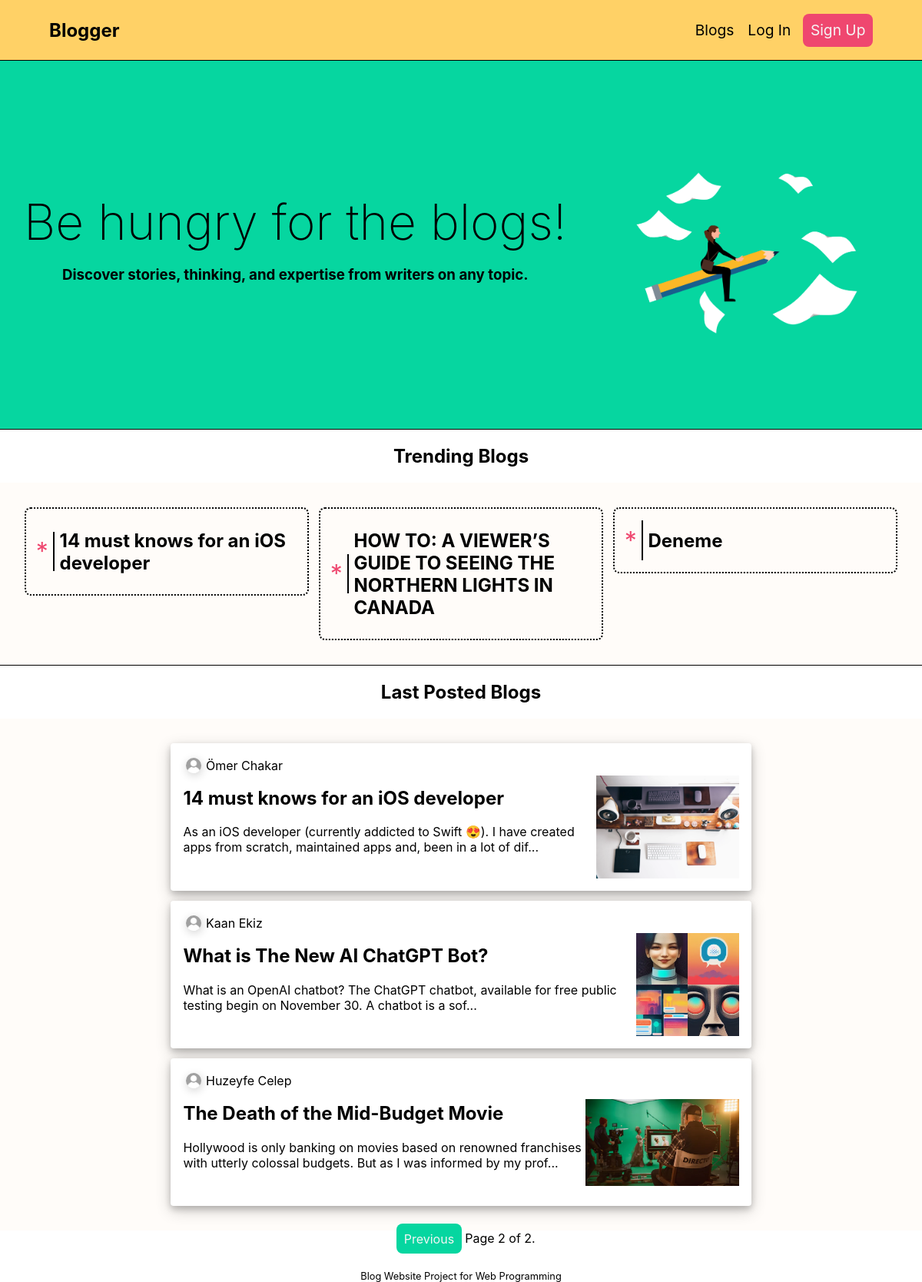
Screenshot of /?page=2 with the database file from the repository.
### blog/models.py (models this page shows, shortened)
class Post(models.Model):
    class Status(models.TextChoices):
        DRAFT = 'DF', 'Draft'
        PUBLISHED = 'PB', 'Published'
    title = models.CharField(max_length=250)
    photo = models.ImageField(upload_to='blog_photos/%Y/%m/%d/',
                              blank=True)
    slug = models.SlugField(max_length=250,null=True,unique=True)
    author = models.ForeignKey(User,
                               on_delete=models.CASCADE,
                               blank=False
                               )
    body = models.TextField()
    publish = models.DateTimeField(default=timezone.now)
    created = models.DateTimeField(auto_now_add=True)
    updated = models.DateTimeField(auto_now=True)
    status = models.CharField(
        max_length=2, choices=Status.choices, default=Status.DRAFT)
    likes = models.ManyToManyField(User, blank=True, related_name="blog_posts")
    class Meta:
        ordering = ['-publish']
        indexes = [
            models.Index(fields=['-publish']),
        ]
    def get_absolute_url(self):
        return reverse("post_detail", kwargs={"slug": self.slug})

### blog/views.py (the view)
# urls.py: path('', views.main, name='main'),
def main(request):
    trendingPosts = Post.objects.values('title', 'slug').annotate(
        likecount=Count('likes')).order_by('-likecount')[:3]
    posts = Post.objects.filter(status='PB')
    template = loader.get_template('main.html')
    page_num = request.GET.get('page', 1)
    paginator = Paginator(posts , 3)
    try:
        page_obj = paginator.page(page_num)
    except PageNotAnInteger:
        page_obj = paginator.page(1)
    except EmptyPage:
        page_obj = paginator.page(paginator.num_pages)
    context = {
        'page_obj': page_obj,
        'trendingPosts': trendingPosts,
    }
    return HttpResponse(template.render(context, request))

### blog/templates/main.html (shortened to what this page needs)
{% extends 'master.html' %} {% load static %} {% block head %}
<link rel="stylesheet" href="{% static 'main.css' %}" />
<link rel="stylesheet" href="{% static 'blog_box.css' %}" />
{% endblock %} {% block content %}
<section class="border-bt" id="hero">
  <div>
    <h2>Be hungry for the blogs!</h2>
    <h3>
      Discover stories, thinking, and expertise from writers on any topic.
    </h3>
  </div>
  <div style="position: relative">
    <img src="{% static 'home_img.png' %}" alt="" />
  </div>
</section>
<h2 style="text-align: center">Trending Blogs</h2>
<section class="border-bt" id="trendings">
    {% for x in trendingPosts %}
      <a href="blog/{{ x.slug }}">
        <div>
          <span>*</span>
          <h2>{{x.title}}</h2>
        </div>
      </a>
    {% endfor %}
</section>
<h2 style="text-align: center">Last Posted Blogs</h2>
<section id="last-posted">
  {% for x in page_obj %}
    {% include 'blog_box.html' with post=x %}
  {% endfor %}
</section>
<center>
  <span>
    {% if page_obj.has_previous %}
      <a class="paginate" href="?page={{ page_obj.previous_page_number }}#last-posted">Previous</a>
    {% endif %}
    <span>
      Page {{ page_obj.number }} of {{ page_obj.paginator.num_pages }}.
    </span>
  </span>
</center>
<footer><span>Blog Website Project for Web Programming</span></footer>
{% endblock %}

### blog/templates/blog_box.html
{% load static %}
<div class="blog-box">
  <div class="blog-box-h">
    <a href="{% url 'profile-username' username=post.author.username %}">
    {% if post.author.profile.photo %}
      <img src="{{post.author.profile.photo.url }}" alt="Blog Photo" />
    {% else %}
      <img src="{% static 'avatar.jpg' %}" alt="Blog Photo" />
    {% endif %}
    </a>
    <span>{{ post.author.first_name}} {{ post.author.last_name }}</span>
  </div>
  <a href="{{ post.get_absolute_url }}">
  <div class="blog-box-b">
    <div>
      <h2>{{ post.title }}</h2>
      <p>{{ post.body|slice:":128" }}...</p>
    </div>
    {% if post.photo %}
      <img src="{{post.photo.url}}" alt="Blog Photo" />
    {% else %}
      <img src="{% static 'placeholder.png' %}" alt="Blog Photo" />
    {% endif %}
  </div>
</a>
</div>

### blog/static/color.css (style rules this page uses)
*:root { --sunglow: #ffd166; --pink: #ef476f; --emerald: #06d6a0; --bg-primary: #fffcf9; }

### blog/static/main.css (style rules this page uses)
* { box-sizing: border-box; font-family:-apple-system,BlinkMacSystemFont,"Segoe UI",Roboto,"Helvetica Neue",Arial,"Noto Sans","Liberation Sans",sans-serif,"Apple Color Emoji","Segoe UI Emoji","Segoe UI Symbol","Noto Color Emoji"; }
body { margin: 0; padding: 0; width: 100%; height: 100%; }
.border-bt { border-bottom: 1px solid black; }
#hero { position: relative; min-height: 60vh; background-color: var(--emerald); overflow: hidden; display: flex; justify-content: space-evenly; padding: 0.2rem; }
#hero div { display: flex; flex-direction: column; align-items: center; justify-content: center; }
#trendings > a { text-decoration: none; color: black; }
#hero h2 { font-size: 4rem; font-weight: 200; margin: 0; }
#hero img { position: relative; margin-left: auto; margin-right: auto; display: block; max-height: 18rem; animation: bounce 2s linear 0s infinite; }
#trendings { min-height: 20vh; background-color: var(--bg-primary); overflow: hidden; display: grid; padding: 2rem; gap: 0.8rem; grid-template-columns: repeat(3, 1fr); }
#trendings div { display: flex; align-items: center; border: 2px dotted black; border-radius: 8px; gap: 0.4rem; padding: 0.4rem; }
#trendings div span { padding: 0.4rem; font-size: 2rem; border-right: 2px solid black; color: var(--pink); }
#last-posted { background-color: var(--bg-primary); display: flex; flex-direction: column; justify-items: flex-start; align-items: center; gap: 0.8rem; padding: 2rem; padding-left: 8rem; padding-right: 8rem; }
footer { margin-top: 2rem; font-size: 0.8rem; text-align: center; }
.paginate { color: whitesmoke !important; background-color: var(--emerald); padding: 0.6rem; margin-left: 0.8rem; border-radius: 8px; text-decoration: none; }

### blog/static/blog_box.css (style rules this page uses)
.blog-box { box-sizing: border-box; width: 80%; height: 30%; background-color: white; padding: 1rem; border-radius: 4px; box-shadow: 0 4px 8px 0 rgba(0, 0, 0, 0.2), 0 6px 20px 0 rgba(0, 0, 0, 0.19); }
a { text-decoration: none; color: black; }
.blog-box h2 { font-weight: 700; margin-top: 0; }
.blog-box-h { background-color: white; display: flex; gap: 0.4rem; padding: 0.2rem; }
.blog-box-h img { width: 20px; height: 20px; object-fit: cover; border-radius: 50%; display: block; box-shadow: 1px 3px 12px rgba(0, 0, 0, 0.18); }
.blog-box-b { display: flex; justify-content: space-between; align-items: center; gap: 0.2rem; overflow: hidden; }
.blog-box-b img { width: 200px; height: 134px; object-fit: contain; }

### rows the page displays
Post: author.first_name "Ömer", author.last_name "Chakar", title "14 must knows for an iOS developer", body "As an iOS developer (currently addicted to Swift 😍). I have created apps from scratch, maintained apps and, been in a lot of dif", photo (picture)
Post: author.first_name "Kaan", author.last_name "Ekiz", title "What is The New AI ChatGPT Bot?", body "What is an OpenAI chatbot? The ChatGPT chatbot, available for free public testing begin on November 30. A chatbot is a sof", photo (picture)
Post: author.first_name "Huzeyfe", author.last_name "Celep", title "The Death of the Mid-Budget Movie", body "Hollywood is only banking on movies based on renowned franchises with utterly colossal budgets. But as I was informed by my prof", photo (picture)

### other values shown
{{ x.title }} "14 must knows for an iOS developer" "HOW TO: A VIEWER’S GUIDE TO SEEING THE NORTHERN LIGHTS IN CANADA" "Deneme"
{{ page_obj.number }} "2"
{{ page_obj.paginator.num_pages }} "2"
